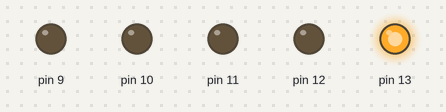
Recording of a sketch running on a simulated Arduino Uno, built with avr-gcc and run on an emulated ATmega328P. Parts: output pins drawn as LEDs (lit = HIGH).

Above: at 0.2 s.
At 1.2 s:
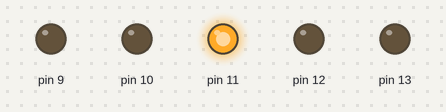
At 1.7 s:
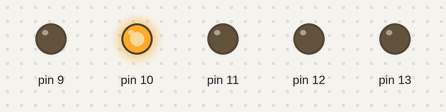
At 2.2 s:
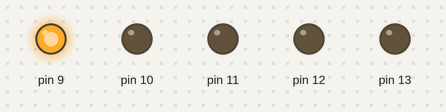
At 4.7 s:
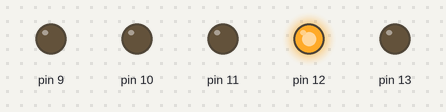
Timing chart, 0 to 5.2 s (numbered marks = the images above):
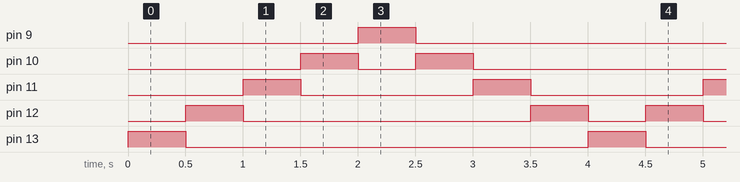

The sketch:

4._Light_Blink_Breadboard.ino
```cpp
void setup() {


  pinMode(13,OUTPUT);
  pinMode(12,OUTPUT);
  pinMode(11,OUTPUT);
  pinMode(10,OUTPUT);
  pinMode(9,OUTPUT);
  // put your setup code here, to run once:

}

void loop() {
  digitalWrite(13,HIGH);
  delay(500);
  digitalWrite(12,HIGH);
  digitalWrite(13,LOW);
  delay(500);
  digitalWrite(11,HIGH);
  digitalWrite(12,LOW);
  delay(500);
  digitalWrite(10,HIGH);
  digitalWrite(11,LOW);
  delay(500);
  digitalWrite(9,HIGH);
  digitalWrite(10,LOW);
  //delay(500);
  //digitalWrite(9,LOW);
  //digitalWrite(9,HIGH);
  delay(500);
  digitalWrite(10,HIGH);
  digitalWrite(9,LOW);
  delay(500);
  digitalWrite(11,HIGH);
  digitalWrite(10,LOW);
  delay(500);
  digitalWrite(12,HIGH);
  digitalWrite(11,LOW);
  delay(500);
  digitalWrite(13,HIGH);
  digitalWrite(12,LOW);
  // put your main code here, to run repeatedly:

}
```

Measured:
- by itself, pin 9, pin 13: alternates HIGH for 0.50 s and LOW for 3.5 s
- by itself, pin 10: repeats every 4.0 s: LOW 0.50 s, HIGH 0.50 s, LOW 2.5 s, HIGH 0.50 s
- by itself, pin 11: alternates HIGH for 0.50 s and LOW for 1.5 s
- by itself, pin 12: repeats every 4.0 s: LOW 2.5 s, HIGH 0.50 s, LOW 0.50 s, HIGH 0.50 s
